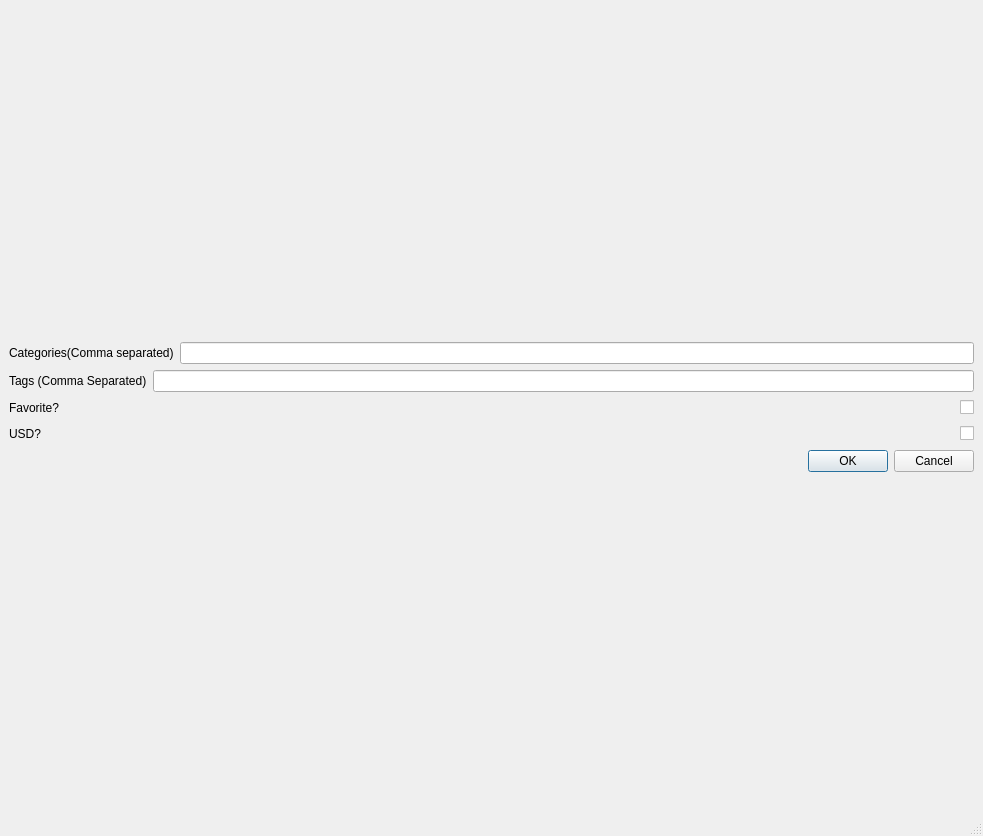
<?xml version="1.0" encoding="UTF-8"?>
<ui version="4.0">
 <class>MainWindow</class>
 <widget class="QMainWindow" name="MainWindow">
  <property name="geometry">
   <rect>
    <x>0</x>
    <y>0</y>
    <width>983</width>
    <height>836</height>
   </rect>
  </property>
  <property name="sizePolicy">
   <sizepolicy hsizetype="Preferred" vsizetype="Preferred">
    <horstretch>0</horstretch>
    <verstretch>0</verstretch>
   </sizepolicy>
  </property>
  <property name="minimumSize">
   <size>
    <width>500</width>
    <height>400</height>
   </size>
  </property>
  <property name="windowTitle">
   <string>MainWindow</string>
  </property>
  <widget class="QWidget" name="centralwidget">
   <property name="sizePolicy">
    <sizepolicy hsizetype="Expanding" vsizetype="Expanding">
     <horstretch>0</horstretch>
     <verstretch>0</verstretch>
    </sizepolicy>
   </property>
   <layout class="QVBoxLayout" name="verticalLayout">
    <item>
     <layout class="QVBoxLayout" name="verticalLayout_2">
      <item>
       <layout class="QHBoxLayout" name="horizontalLayout">
        <item>
         <widget class="QLabel" name="label">
          <property name="text">
           <string>Categories(Comma separated)</string>
          </property>
         </widget>
        </item>
        <item>
         <widget class="QLineEdit" name="line_categories">
          <property name="alignment">
           <set>Qt::AlignRight|Qt::AlignTrailing|Qt::AlignVCenter</set>
          </property>
         </widget>
        </item>
       </layout>
      </item>
      <item>
       <layout class="QHBoxLayout" name="horizontalLayout_2">
        <item>
         <widget class="QLabel" name="label_2">
          <property name="text">
           <string>Tags (Comma Separated)</string>
          </property>
         </widget>
        </item>
        <item>
         <widget class="QLineEdit" name="line_tags"/>
        </item>
       </layout>
      </item>
      <item>
       <layout class="QHBoxLayout" name="horizontalLayout_3">
        <item>
         <widget class="QLabel" name="label_3">
          <property name="text">
           <string>Favorite?</string>
          </property>
         </widget>
        </item>
        <item>
         <spacer name="horizontalSpacer">
          <property name="orientation">
           <enum>Qt::Horizontal</enum>
          </property>
          <property name="sizeHint" stdset="0">
           <size>
            <width>40</width>
            <height>20</height>
           </size>
          </property>
         </spacer>
        </item>
        <item>
         <widget class="QCheckBox" name="cb_fav">
          <property name="statusTip">
           <string notr="true"/>
          </property>
          <property name="whatsThis">
           <string notr="true"/>
          </property>
          <property name="accessibleName">
           <string notr="true"/>
          </property>
          <property name="accessibleDescription">
           <string notr="true"/>
          </property>
          <property name="text">
           <string/>
          </property>
         </widget>
        </item>
       </layout>
      </item>
      <item>
       <layout class="QHBoxLayout" name="horizontalLayout_4">
        <item>
         <widget class="QLabel" name="label_4">
          <property name="text">
           <string>USD?</string>
          </property>
         </widget>
        </item>
        <item>
         <spacer name="horizontalSpacer_2">
          <property name="orientation">
           <enum>Qt::Horizontal</enum>
          </property>
          <property name="sizeHint" stdset="0">
           <size>
            <width>40</width>
            <height>20</height>
           </size>
          </property>
         </spacer>
        </item>
        <item>
         <widget class="QCheckBox" name="cb_usd">
          <property name="text">
           <string/>
          </property>
         </widget>
        </item>
       </layout>
      </item>
      <item>
       <widget class="QDialogButtonBox" name="buttonBox">
        <property name="standardButtons">
         <set>QDialogButtonBox::Cancel|QDialogButtonBox::Ok</set>
        </property>
       </widget>
      </item>
     </layout>
    </item>
   </layout>
  </widget>
  <widget class="QStatusBar" name="statusbar"/>
  <action name="action_HIP">
   <property name="text">
    <string>$HIP</string>
   </property>
  </action>
  <action name="action_HOME">
   <property name="text">
    <string>$HOME</string>
   </property>
  </action>
  <action name="actionCreate_Thumbs_for_Directory">
   <property name="text">
    <string>Recursively Create Thumbs for this Folder (slow)</string>
   </property>
  </action>
  <action name="actionRefresh_Current_Dir">
   <property name="text">
    <string>Recreate Thumbs for this Folder</string>
   </property>
  </action>
  <action name="actionClear_Thumb_Database">
   <property name="text">
    <string>Clear All Materials</string>
   </property>
  </action>
  <action name="action50">
   <property name="text">
    <string>50</string>
   </property>
  </action>
  <action name="actionAddFavourite">
   <property name="text">
    <string>Add Current Folder to Favourites</string>
   </property>
  </action>
  <action name="actionStartup">
   <property name="text">
    <string>Set Current Library as Default</string>
   </property>
  </action>
  <action name="actionRemFavourite">
   <property name="text">
    <string>Remove Current Folder from Favourites</string>
   </property>
  </action>
  <action name="action_updateAll">
   <property name="text">
    <string>Update All Materials</string>
   </property>
  </action>
  <action name="action_setDefault">
   <property name="text">
    <string>Set Current Library as Default</string>
   </property>
  </action>
  <action name="action_openLibrary">
   <property name="text">
    <string>Open Library</string>
   </property>
  </action>
  <action name="action_prefs">
   <property name="text">
    <string>Preferences</string>
   </property>
  </action>
 </widget>
 <resources/>
 <connections/>
</ui>
